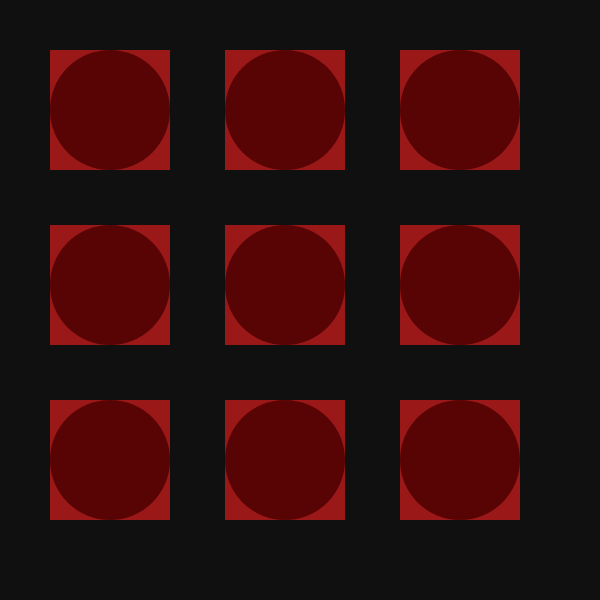
Frame 1 (no input)
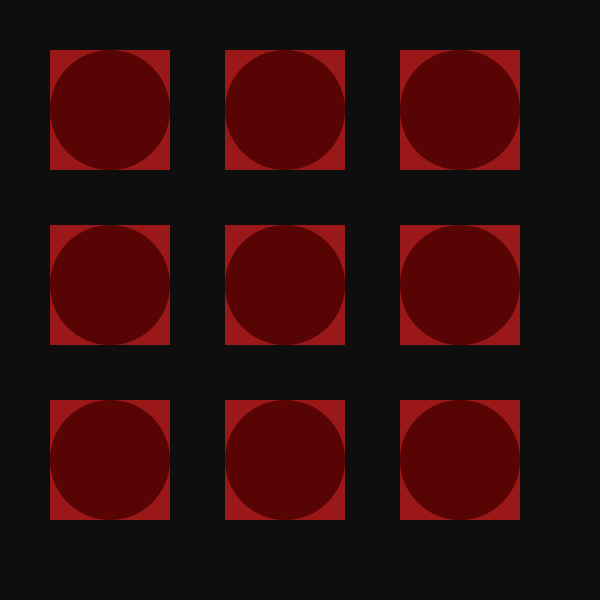
Frame 60 (no input)
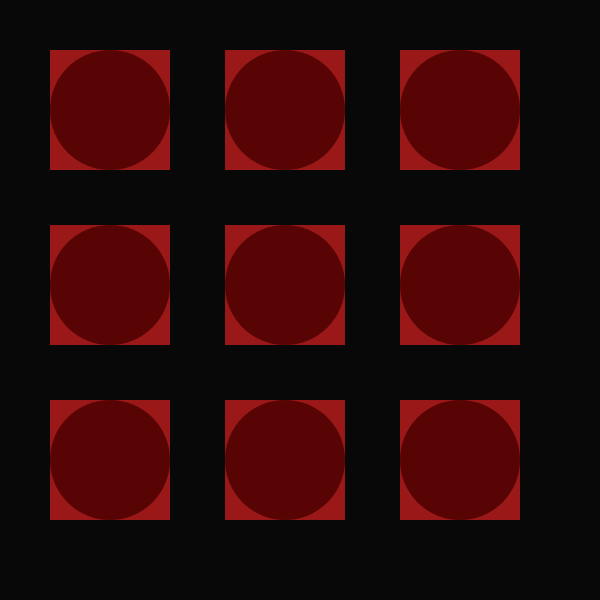
Frame 120 (the mouse pressed at the canvas centre since frame 60)

The p5.js sketch that drew these frames (run headless with seeded random() and noise() and a simulated clock; from frame 60 on, the mouse is pressed at the canvas centre):

// p5.js sketch
// ── sketch.js
const xPos = 100;
const yPos = 100;
function setup() {
  createCanvas(600, 600);
  strokeWeight(0);

}

function draw() {

	background(random(20,5,100));
  rectangles();
  circles();

}

function rectangles() {
  let ht=120;
  let wd=120;

  fill('#9B1818');
  rect(xPos/2.0,yPos/2.0,ht,wd);

  fill('#9B1818');
  rect(xPos/2.0,yPos*2.25,ht,wd);

  fill('#9B1818');
  rect(xPos/2.0,yPos*4,ht,wd);

  fill('#9B1818');
  rect(xPos*2.25,yPos/2.0,ht,wd);

  fill('#9B1818');
  rect(xPos*4,yPos/2.0,ht,wd);

  fill('#9B1818');
  rect(xPos*2.25,yPos*2.25,ht,wd);
  
  fill('#9B1818');
  rect(xPos*4,yPos*2.25,ht,wd);

  fill('#9B1818');
  rect(xPos*2.25,yPos*4,ht,wd);

  fill('#9B1818');
  rect(xPos*4,yPos*4,ht,wd);


}

function circles() {

  let dia=120;

  fill('#590404');
  circle(xPos*1.10,yPos*1.10,dia);

  fill('#590404');
  circle(xPos*2.85,yPos*1.10,dia);

  fill('#590404');
  circle(xPos*4.60,yPos*1.10,dia);

  fill('#590404');
  circle(xPos*1.10,yPos*2.85,dia);

  fill('#590404');
  circle(xPos*2.85,yPos*2.85,dia);

  fill('#590404');
  circle(xPos*4.60,yPos*2.85,dia);

  fill('#590404');
  circle(xPos*1.10,yPos*4.60,dia);

  fill('#590404');
  circle(xPos*2.85,yPos*4.60,dia);

  fill('#590404');
  circle(xPos*4.60,yPos*4.60,dia);
}
